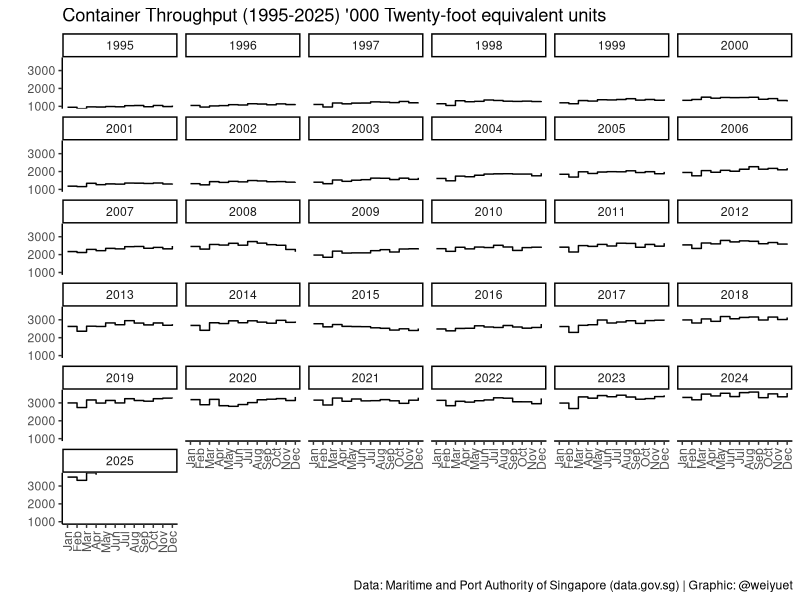
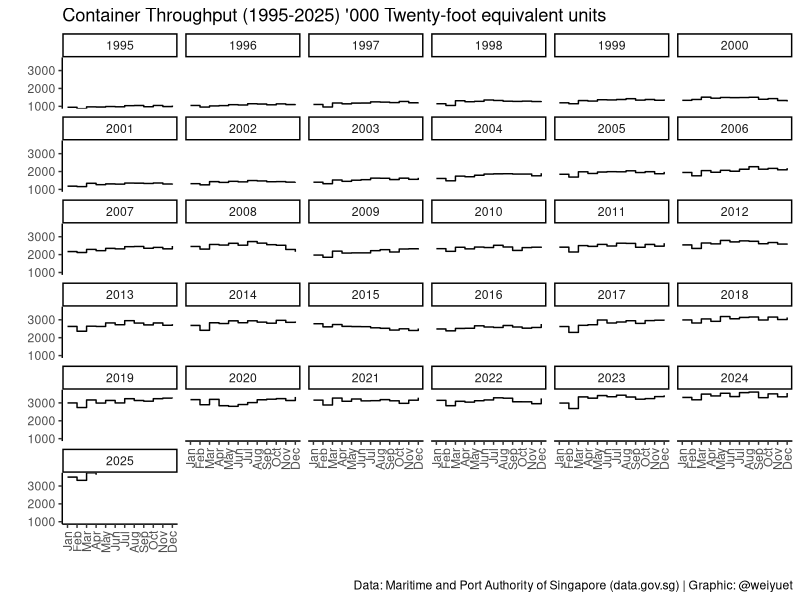

Here is the R script that generated these plots, in order:
################################
# Container Throughput Monthly #
################################

#### Setup ####
library(tidyverse)
library(scales)
library(glue)

#### Load data ####
container_throughput_monthly <- read_csv("data/container-throughput-monthly-total/container-throughput-monthly.csv")

#### Wrangle ####
# Separate month and year
container_throughput_monthly <- container_throughput_monthly %>% 
  separate(month, c("year", "month"))

# Convert year and month into numeric
container_throughput_monthly <- container_throughput_monthly %>% 
  mutate(across(1:2, as.numeric))

#### Visualize ####
# How many containers go through Singapore each month?
container_throughput_monthly %>% 
  ggplot(aes(x = month,
             y = container_throughput)) +
  geom_step() +
  facet_wrap(vars(year)) +
  scale_x_continuous(breaks = seq(1:12),
                     labels = month.abb[seq(1:12)]) +
  scale_y_continuous(expand = c(0, 0)) +
  labs(x = "",
       y = "",
       title = glue("Container Throughput ({min(container_throughput_monthly$year)}-{max(container_throughput_monthly$year)}) '000 Twenty-foot equivalent units"),
       caption = "Data: Maritime and Port Authority of Singapore (data.gov.sg) | Graphic: @weiyuet") +
  theme_classic() +
  theme(axis.text.x = element_text(angle = 90,
                                   vjust = 0.5,
                                   hjust = 1))

#### Save image ####
ggsave("figures/container-throughput-monthly.png", width = 8.5, height = 7)